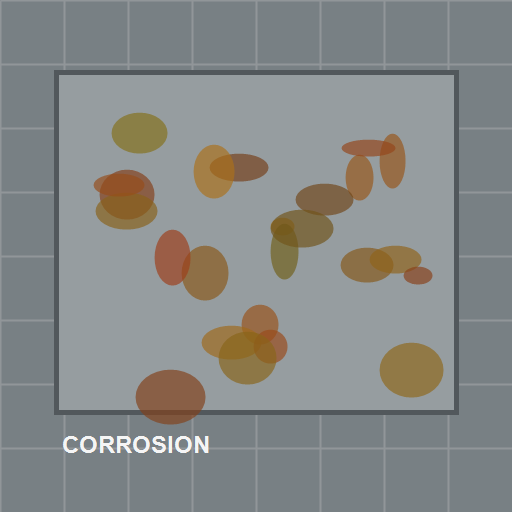
#> input picture app/user_test/corrosion_patch.png, 512 x 512 px; its folder holds 7 pictures in this run
$ jupyter execute --allow-errors robot_roi_before_dinov2.ipynb   (shell and % lines are left out)
#> lines starting #> are read from the running program, lines starting #| are printed output that depends on the picture; after the words box and inside, x2 and y2 are one past the last pixel; in counts of white or black regions, pixels touching at a corner belong together
# Robot ROI Crop Before DINOv2

Use this notebook to test the improved vision flow:

1. Load the uploaded inspection image.
2. Crop only the robot / inspected asset region.
3. Remove most background pipes, walls, windows, and plant structure.
4. Run the existing DINOv2 anomaly localization on the cropped robot image.

This is a notebook workflow first. After the crop behavior looks good, the same logic can be moved into `app/backend/vision_runtime.py` before `score_image()` runs.

[cell 1]
# Run this cell once if these packages are missing in your notebook environment.

[cell 2]
from pathlib import Path
import sys

import cv2
import matplotlib.pyplot as plt
import numpy as np
from PIL import Image

def find_app_root() -> Path:
    starts = [
        Path.cwd(),
        Path('/workspace/backup'),
        Path('/workspace/notebooks/backup'),
        Path('/workspace'),
    ]
    for start in starts:
        if not start.exists():
            continue
        candidates = [start, *start.parents]
        if start.is_dir():
            candidates.extend(path for path in start.glob('*') if path.is_dir())
        for candidate in candidates:
            if (candidate / 'backend' / 'vision_runtime.py').is_file():
                return candidate.resolve()
            if (candidate / 'app' / 'backend' / 'vision_runtime.py').is_file():
                return (candidate / 'app').resolve()
    raise FileNotFoundError('Could not find app/backend/vision_runtime.py. Open the notebook from the cloned repo folder.')

APP_ROOT = find_app_root()
BACKEND_ROOT = APP_ROOT / 'backend'
sys.path.insert(0, str(BACKEND_ROOT))

#> (the rest of this cell did not finish here and is left out)

## 1. Select Image

Change `IMAGE_PATH` to the uploaded robot image you want to test. Use a file under `app/runtime/runs/.../inputs/...` or copy an image into `app/test_inputs/`.

[cell 3]
# Portable test images live in app/user_test/ so this notebook works after clone.
# Change TEST_IMAGE_NAME to another committed test image when needed.
TEST_IMAGE_NAME = 'corrosion_patch.png'
IMAGE_PATH = APP_ROOT / 'user_test' / TEST_IMAGE_NAME

if not IMAGE_PATH.is_file():
    user_test_dir = APP_ROOT / 'user_test'
    preferred_names = ['corrosion_patch.png', 'robot_corrosion.jpg', 'oil_leak.png', 'crack_surface.png', 'normal_reference.png']
    for name in preferred_names:
        candidate = user_test_dir / name
        if candidate.is_file():
            IMAGE_PATH = candidate
            break

if not IMAGE_PATH.is_file():
    candidates = sorted((APP_ROOT / 'runtime' / 'runs').glob('*/inputs/*')) if (APP_ROOT / 'runtime' / 'runs').exists() else []
    image_candidates = [p for p in candidates if p.suffix.lower() in {'.png', '.jpg', '.jpeg', '.bmp', '.webp', '.tif', '.tiff'}]
    if image_candidates:
        IMAGE_PATH = image_candidates[-1]

print('IMAGE_PATH:', IMAGE_PATH)
assert IMAGE_PATH.is_file(), 'Set IMAGE_PATH to a readable image file.'

image = cv2.imread(str(IMAGE_PATH))
#> image is the input picture: shape (512, 512, 3); mean B, G, R 135.2, 137, 134.4
image_rgb = cv2.cvtColor(image, cv2.COLOR_BGR2RGB)
plt.figure(figsize=(8, 5))
plt.imshow(image_rgb)
plt.axis('off')
plt.title('Original uploaded image')
plt.show()

## 2. Option A: Manual Robot Box

This is the most reliable method for a demo. Set the box around the robot only.

Format: `x1, y1, x2, y2` in image pixels.

[cell 4]
MANUAL_BOX = None
manual_crop = None

[cell 5]
# Change these numbers for your image.
# Use the plotted image above to estimate the robot bounding box.
MANUAL_BOX = None
# Example:
# MANUAL_BOX = (40, 20, 260, 190)

def crop_with_box(rgb: np.ndarray, box):
    h, w = rgb.shape[:2]
    x1, y1, x2, y2 = box
    x1 = max(0, min(w - 1, int(x1)))
    y1 = max(0, min(h - 1, int(y1)))
    x2 = max(x1 + 1, min(w, int(x2)))
    y2 = max(y1 + 1, min(h, int(y2)))
    return rgb[y1:y2, x1:x2], (x1, y1, x2, y2)

manual_crop = None
if MANUAL_BOX is not None:
    manual_crop, manual_box = crop_with_box(image_rgb, MANUAL_BOX)
    plt.figure(figsize=(6, 5))
    plt.imshow(manual_crop)
    plt.axis('off')
    plt.title(f'Manual robot crop: {manual_box}')
    plt.show()
else:
    print('MANUAL_BOX is None. The notebook will use automatic foreground crop below.')

## 3. Option B: Automatic Foreground Crop

This uses OpenCV GrabCut to remove background and find the biggest foreground object. It is not perfect, but it is useful when you do not want to manually enter a box.

[cell 6]
def automatic_robot_crop(rgb: np.ndarray, margin_ratio: float = 0.08):
#> called with margin_ratio = 0.08
    h, w = rgb.shape[:2]
#> h = 512; w = 512
    rect = (
        max(1, int(w * 0.08)),
        max(1, int(h * 0.02)),
        max(2, int(w * 0.84)),
        max(2, int(h * 0.96)),
    )
#> rect = (40, 10, 430, 491)
    mask = np.zeros((h, w), np.uint8)
    bgd_model = np.zeros((1, 65), np.float64)
    fgd_model = np.zeros((1, 65), np.float64)

    cv2.grabCut(cv2.cvtColor(rgb, cv2.COLOR_RGB2BGR), mask, rect, bgd_model, fgd_model, 5, cv2.GC_INIT_WITH_RECT)
    foreground = np.where((mask == cv2.GC_FGD) | (mask == cv2.GC_PR_FGD), 255, 0).astype(np.uint8)
    kernel = np.ones((9, 9), np.uint8)
    foreground = cv2.morphologyEx(foreground, cv2.MORPH_CLOSE, kernel)
    foreground = cv2.morphologyEx(foreground, cv2.MORPH_OPEN, kernel)

    contours, _ = cv2.findContours(foreground, cv2.RETR_EXTERNAL, cv2.CHAIN_APPROX_SIMPLE)
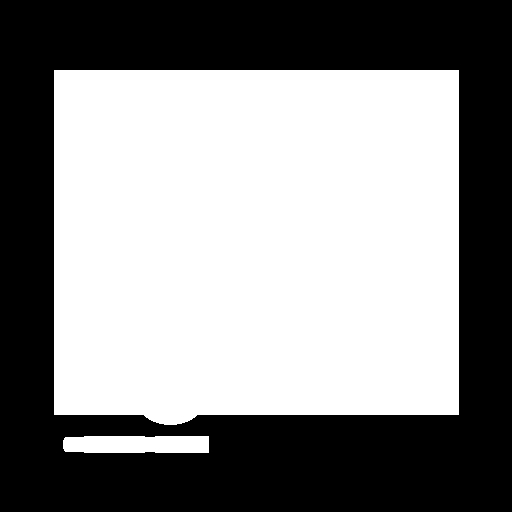
#> foreground: shape (512, 512); 54.4% white; 1 black region, box (x1, y1, x2, y2) and area: (0, 0, 512, 512) 119627
    if not contours:
        x, y, rw, rh = rect
        return rgb[y:y + rh, x:x + rw], (x, y, x + rw, y + rh), foreground

    large = max(contours, key=cv2.contourArea)
    x, y, cw, ch = cv2.boundingRect(large)
#> x = 54; y = 70; cw = 405; ch = 355
    margin = int(max(cw, ch) * margin_ratio)
#> margin = 32
    x1 = max(0, x - margin)
#> x1 = 22
    y1 = max(0, y - margin)
#> y1 = 38
    x2 = min(w, x + cw + margin)
#> x2 = 491
    y2 = min(h, y + ch + margin)
#> y2 = 457
    return rgb[y1:y2, x1:x2], (x1, y1, x2, y2), foreground

auto_crop, auto_box, auto_mask = automatic_robot_crop(image_rgb)
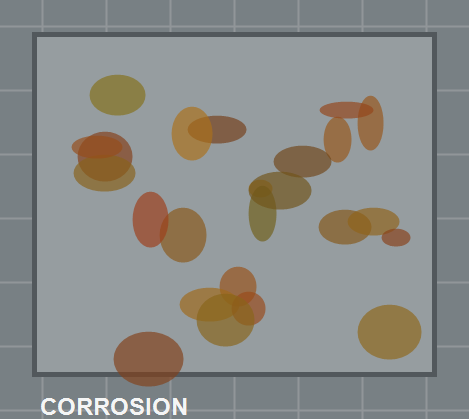
#> auto_crop: shape (419, 469, 3); mean R, G, B 138.8, 139.6, 135.9
#> auto_box = (22, 38, 491, 457)

fig, axes = plt.subplots(1, 2, figsize=(10, 4))
axes[0].imshow(auto_mask, cmap='gray')
axes[0].set_title('Foreground mask')
axes[0].axis('off')
axes[1].imshow(auto_crop)
axes[1].set_title(f'Automatic crop: {auto_box}')
axes[1].axis('off')
plt.show()
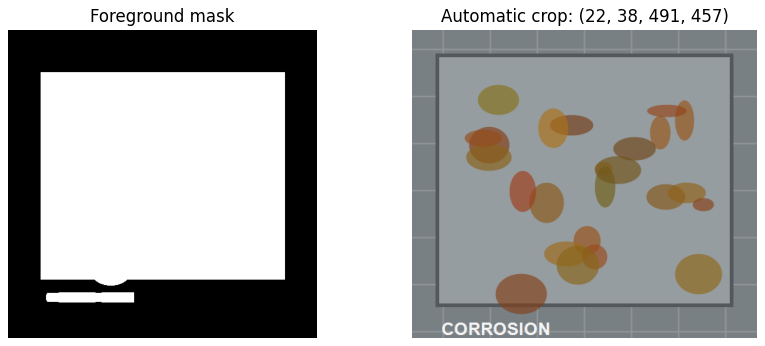
#> figure drawn by matplotlib, 2 panels

## 4. Option C: Object Detection + SAM Robot Segmentation

Preferred flow for busy plant images:

```text
Camera/Image
-> open-vocabulary object detection for robot/asset box
-> SAM segmentation mask
-> background removal
-> robot-only image sent to DINOv2
```

This may download Hugging Face models the first time it runs. If the detector or SAM is unavailable, the notebook falls back to manual crop or GrabCut.

[cell 7]
segmented_crop = None
segmented_box = None
segmented_mask = None
segmentation_error = ''

USE_HF_OBJECT_SEGMENTATION = True
DETECTOR_MODEL = APP_ROOT / 'backend' / 'vision_dinov2' / 'google_owlvit_base_patch32'
SAM_MODEL = APP_ROOT / 'backend' / 'vision_dinov2' / 'facebook_sam_vit_base'
if not DETECTOR_MODEL.is_dir():
    DETECTOR_MODEL = 'google/owlvit-base-patch32'
if not SAM_MODEL.is_dir():
    SAM_MODEL = 'facebook/sam-vit-base'
ROBOT_LABELS = [
    'industrial robot',
    'robot arm',
    'robotic arm',
    'inspection robot',
    'mechanical arm',
    'machine part',
]

def pad_box(box, image_shape, pad_ratio=0.08):
    h, w = image_shape[:2]
    x1, y1, x2, y2 = [int(round(v)) for v in box]
    pad = int(max(x2 - x1, y2 - y1) * pad_ratio)
    return (max(0, x1 - pad), max(0, y1 - pad), min(w, x2 + pad), min(h, y2 + pad))

def crop_from_mask(rgb, mask, fallback_box):
    mask = (mask > 0).astype(np.uint8)
    if int(mask.sum()) == 0:
        x1, y1, x2, y2 = fallback_box
        return rgb[y1:y2, x1:x2], fallback_box
    ys, xs = np.where(mask > 0)
    x1, x2 = int(xs.min()), int(xs.max()) + 1
    y1, y2 = int(ys.min()), int(ys.max()) + 1
    x1, y1, x2, y2 = pad_box((x1, y1, x2, y2), rgb.shape, 0.04)
    robot_only = rgb.copy()
    robot_only[mask == 0] = 255
    return robot_only[y1:y2, x1:x2], (x1, y1, x2, y2)

#> (the rest of this cell did not finish here and is left out)

## 5. Choose Robot-Only Image And Run DINOv2

Crop priority:

1. Manual box if provided.
2. Object detection + SAM robot-only crop.
3. Automatic GrabCut foreground crop.

[cell 8]
if manual_crop is not None:
    chosen_crop = manual_crop
    chosen_box = manual_box
    crop_mode = 'manual_box'
elif segmented_crop is not None:
    chosen_crop = segmented_crop
    chosen_box = segmented_box
    crop_mode = 'object_detection_sam'
else:
    chosen_crop = auto_crop
    chosen_box = auto_box
#> chosen_box = (22, 38, 491, 457)
    crop_mode = 'grabcut_foreground'

#> (the rest of this cell did not finish here and is left out)

$ run again, on app/user_test/crack_surface.png
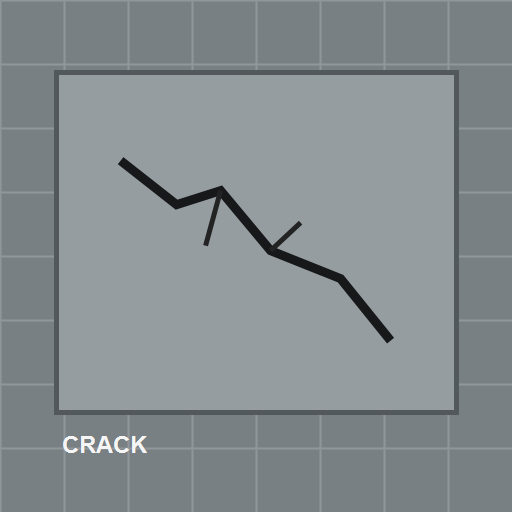
#> input picture app/user_test/crack_surface.png, 512 x 512 px
#> image is the input picture: shape (512, 512, 3); mean B, G, R 144, 140.6, 133.3
#> in automatic_robot_crop, `contours, _ = cv2.findContours(foreground, cv2.RETR_EXTERNAL, cv2.CHAI..`:
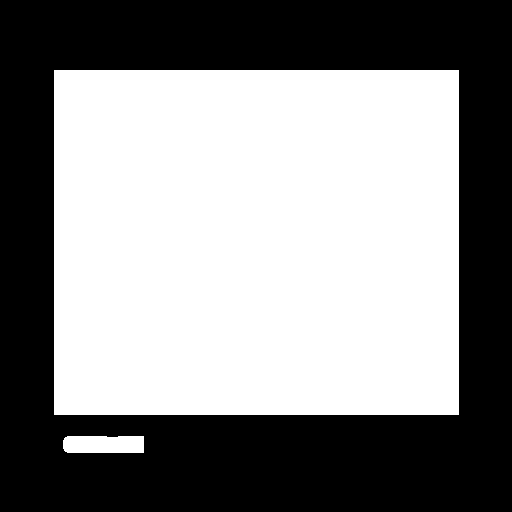
#> foreground: shape (512, 512); 53.8% white; 1 black region, box (x1, y1, x2, y2) and area: (0, 0, 512, 512) 121069
#> auto_box = (22, 38, 491, 447)
#> `plt.show()`:
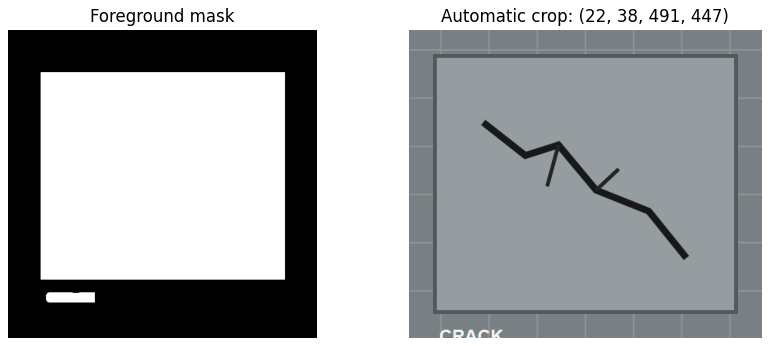
#> figure drawn by matplotlib, 2 panels
